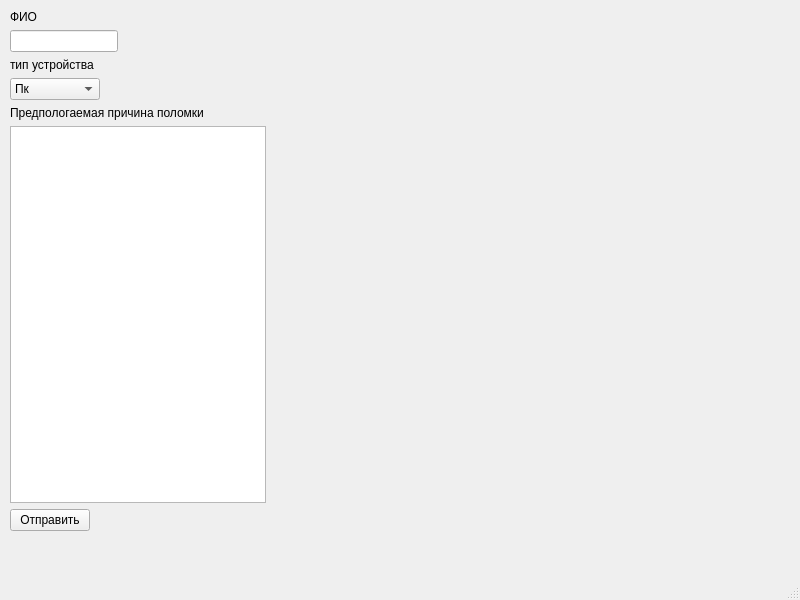
<?xml version="1.0" encoding="UTF-8"?>
<ui version="4.0">
 <class>MainWindow</class>
 <widget class="QMainWindow" name="MainWindow">
  <property name="geometry">
   <rect>
    <x>0</x>
    <y>0</y>
    <width>800</width>
    <height>600</height>
   </rect>
  </property>
  <property name="windowTitle">
   <string>MainWindow</string>
  </property>
  <widget class="QWidget" name="centralwidget">
   <widget class="QWidget" name="formLayoutWidget">
    <property name="geometry">
     <rect>
      <x>10</x>
      <y>10</y>
      <width>354</width>
      <height>521</height>
     </rect>
    </property>
    <layout class="QFormLayout" name="formLayout">
     <item row="1" column="0">
      <widget class="QLabel" name="FIO">
       <property name="text">
        <string>ФИО</string>
       </property>
      </widget>
     </item>
     <item row="2" column="0">
      <widget class="QLineEdit" name="EnterFIO">
       <property name="text">
        <string/>
       </property>
      </widget>
     </item>
     <item row="4" column="0">
      <widget class="QLabel" name="Type">
       <property name="text">
        <string>тип устройства</string>
       </property>
      </widget>
     </item>
     <item row="5" column="0">
      <widget class="QComboBox" name="EnterType">
       <item>
        <property name="text">
         <string>Пк</string>
        </property>
       </item>
       <item>
        <property name="text">
         <string>Сматрфон</string>
        </property>
       </item>
      </widget>
     </item>
     <item row="6" column="0">
      <widget class="QLabel" name="Syspected_cause_of_the_breakdown">
       <property name="text">
        <string>Предпологаемая причина поломки</string>
       </property>
      </widget>
     </item>
     <item row="7" column="0">
      <widget class="QTextEdit" name="Enter_Syspected_cause_of_the_breakdown"/>
     </item>
     <item row="8" column="0">
      <widget class="QPushButton" name="Send">
       <property name="text">
        <string>Отправить</string>
       </property>
      </widget>
     </item>
    </layout>
   </widget>
  </widget>
  <widget class="QMenuBar" name="menubar">
   <property name="geometry">
    <rect>
     <x>0</x>
     <y>0</y>
     <width>800</width>
     <height>25</height>
    </rect>
   </property>
  </widget>
  <widget class="QStatusBar" name="statusbar"/>
 </widget>
 <resources/>
 <connections/>
</ui>
